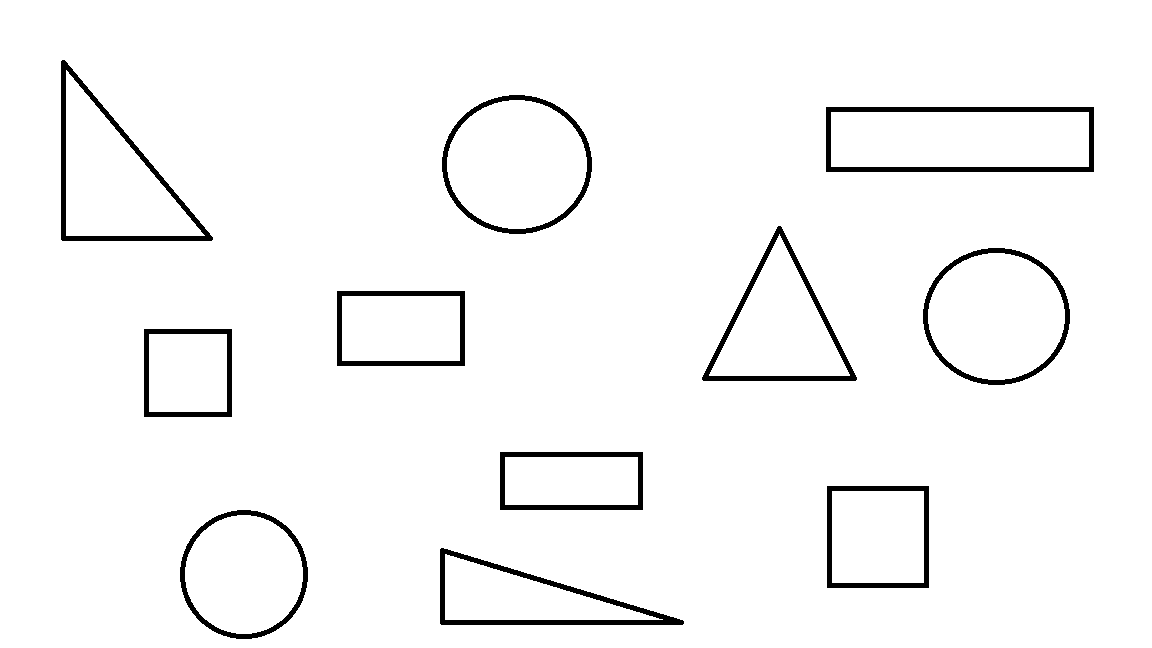
#> input picture resources/shapes.png, 1152 x 648 px
$ jupyter execute basics7.ipynb
#> lines starting #> are read from the running program, lines starting #| are printed output that depends on the picture; after the words box and inside, x2 and y2 are one past the last pixel; in counts of white or black regions, pixels touching at a corner belong together
# CONTOURS OR SHAPE DETECTION

[cell 1]
import cv2
import numpy as np


def stackImages(scale, imgArray):
    rows = len(imgArray)
    cols = len(imgArray[0])
    rowsAvailable = isinstance(imgArray[0], list)
    width = imgArray[0][0].shape[1]
    height = imgArray[0][0].shape[0]
    if rowsAvailable:
        for x in range (0, rows):
            for y in range (0, cols):
                if imgArray[x][y].shape[:2] == imgArray[0][0].shape[:2]:
                    imgArray[x][y] = cv2.resize(imgArray[x][y], (0,0), None, scale, scale)
                else:
                    imgArray[x][y] = cv2.resize(imgArray[x][y], (imgArray[0][0].shape[1], imgArray[0][0].shape[0]), None, scale, scale)
                if len(imgArray[x][y].shape) == 2:imgArray[x][y]= cv2.cvtColor(imgArray[x][y], cv2.COLOR_GRAY2BGR)

        imageBlank = np.zeros((height, width, 3), np.uint8)
        hor = [imageBlank]*rows
        hor_con = [imageBlank]*rows
        for x in range(0, rows):
            hor[x] = np.hstack(imgArray[x])
        ver = np.vstack(hor)
    else:
        for x in range(0, rows):
            if imgArray[x].shape[:2] == imgArray[0].shape[:2]:
                imgArray[x] = cv2.resize(imgArray[x], (0,0), None, scale, scale)
            else:
                imgArray[x] = cv2.resize(imgArray[x], (imgArray[0].shape[1], imgArray[0].shape[0]), None, scale, scale)
            if len(imgArray[x].shape) == 2: imgArray[x] = cv2.cvtColor(imgArray[x], cv2.COLOR_GRAY2BGR)
        hor = np.hstack(imgArray)
        ver = hor
    return ver


# Function to get contours
def getContours(img):
    contours,hierarchy = cv2.findContours(img, cv2.RETR_EXTERNAL, cv2.CHAIN_APPROX_NONE) # the second argumemt retrieves the external/outer Contours
    for cnt in contours:
        area = cv2.contourArea(cnt)
        print(area)

        # Detect the minimum threshold of area so it does not detect any noise. # Detect the edges
        if area > 500:
            cv2.drawContours(imgContour, cnt, -1, (255,0,0), 3)
            # Calculate the curve length
            peri = cv2.arcLength(cnt, True)
            print(peri)

            # Approximate the coner points
            approx = cv2.approxPolyDP(cnt, 0.02*peri, True)
            print(len(approx))

            # Create object corners and put a bounding box around objects
            objCor = len(approx)

            x,y,w,h = cv2.boundingRect(approx)


            if objCor == 3: objectType = 'Tri' # Triangle
            elif objCor == 4:
                aspRatio = w/float(h)
                if aspRatio > 0.95 and aspRatio < 1.05: objectType = "square"
                else: objectType = "Rectangle"
            elif objCor > 4: objectType = "Circle"
            else: objectType = 'None'


            cv2.rectangle(imgContour, (x,y), (x+w, y+h), (0,255,0), 2)
            cv2.putText(imgContour, objectType, (x+(w//2)-10, y+(h//2)-10), cv2.FONT_HERSHEY_COMPLEX, 0.5, (0,0,0), 2) # To put text at the object centre


img  = cv2.imread('resources/shapes.png')
#> img is the input picture: shape (648, 1152, 3); 96.7% white; 11 black regions, largest, box (x1, y1, x2, y2) and area: (826, 107, 1094, 172) 3230, (440, 548, 684, 625) 2772, (61, 60, 213, 241) 2738
imgContour = img.copy()

# Image preprocessing, convert into grayscale
imgGray = cv2.cvtColor(img, cv2.COLOR_BGR2GRAY)
imgBlur =  cv2.GaussianBlur(imgGray, (7,7), 1)
imgCanny = cv2.Canny(imgBlur, 50,50)
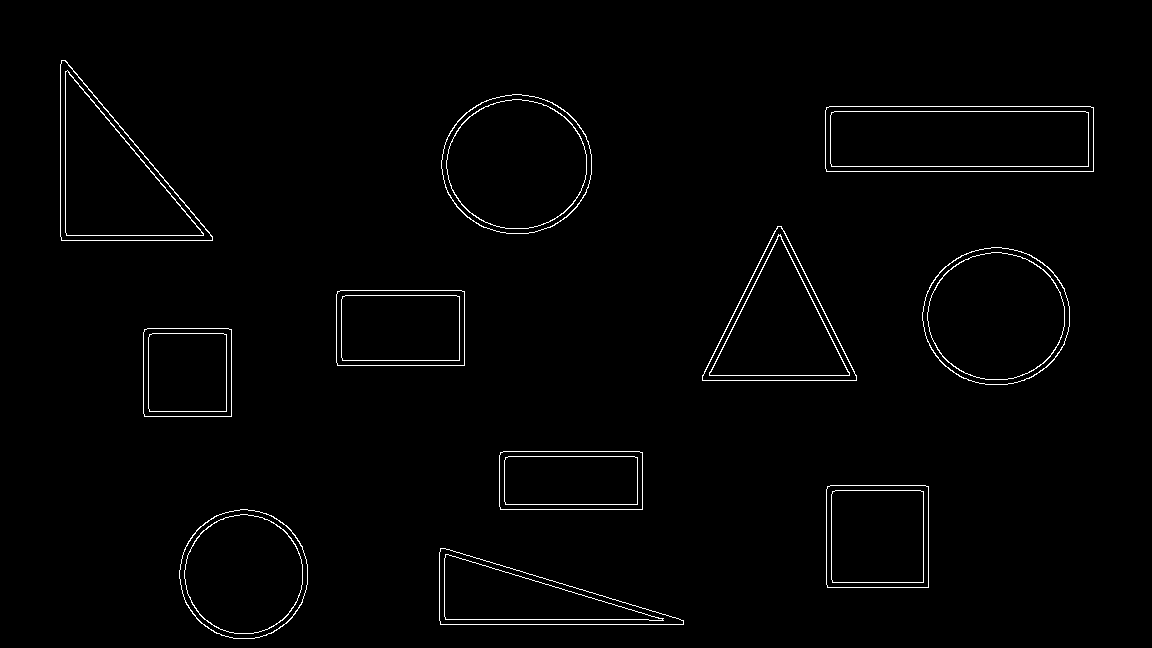
#> imgCanny: shape (648, 1152); 1.4% white in thin lines or dots, all inside (x1, y1, x2, y2) = (60, 60, 1094, 639)

# Produce blank image
imgBlank = np.zeros_like(img)
getContours(imgCanny)
#> in getContours, `contours,hierarchy = cv2.findContours(img, cv2.RETR_EXTERNAL, cv2.CHAI..`: contours = 11 contours; largest, box (x1, y1, x2, y2) and area: (825, 106, 1094, 172) 17409, (441, 94, 592, 234) 16406, (922, 247, 1070, 385) 15856, (60, 60, 213, 241) 14400, (179, 509, 308, 639) 12994
#> the loop in getContours, `for cnt in contours:` made 11 passes
#> (area, peri, approx, objCor, x, y, w, h) on passes 3, 4, 5, 6, 9: (10393, 405.7, [[827, 486], [827, 587], [928, 587], [928, 486]], 4, 827, 486, 102, 102), (8283, 399.7, [[500, 452], [500, 509], [642, 509], [642, 452]], 4, 500, 452, 143, 58), (7733, 349.7, [[144, 329], [144, 416], [231, 416], [231, 329]], 4, 144, 329, 88, 88), (9589, 403.7, [[337, 291], [337, 365], [464, 365], [464, 291]], 4, 337, 291, 128, 75), (17409, 663.7, [[825, 110], [826, 171], [1093, 171], [1090, 106]], 4, 825, 106, 269, 66)
#> (area, peri, approx, objCor, x, y, w, h) on passes 1, 8, 11: (9956, 596.7, [[440, 548], [440, 624], [683, 624]], 3, 440, 548, 244, 77), (12535, 528.1, [[777, 226], [702, 380], [856, 380]], 3, 702, 226, 155, 155), (14400.5, 576.7, [[61, 60], [61, 240], [212, 240]], 3, 61, 60, 152, 181)
#> (printed output is left out)
#> after the loop in getContours, `for cnt in contours:`:
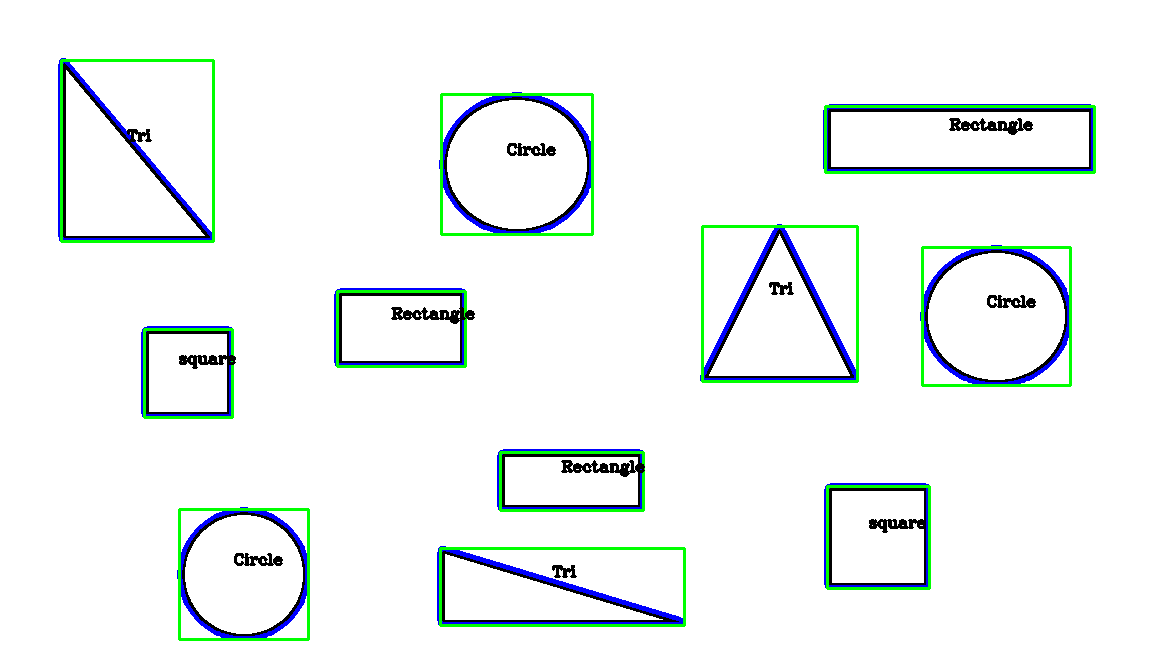
#> imgContour: shape (648, 1152, 3); 4.84% of pixels changed, all inside (x1, y1, x2, y2) = (58, 58, 1096, 641)


imgStack = stackImages(0.4, ([img, imgGray, imgBlur],
                             [imgCanny, imgContour, imgBlank]))
#> after the loop in stackImages, `for x in range(0, rows):`: hor = 2 items
#> in stackImages, `ver = np.vstack(hor)`:
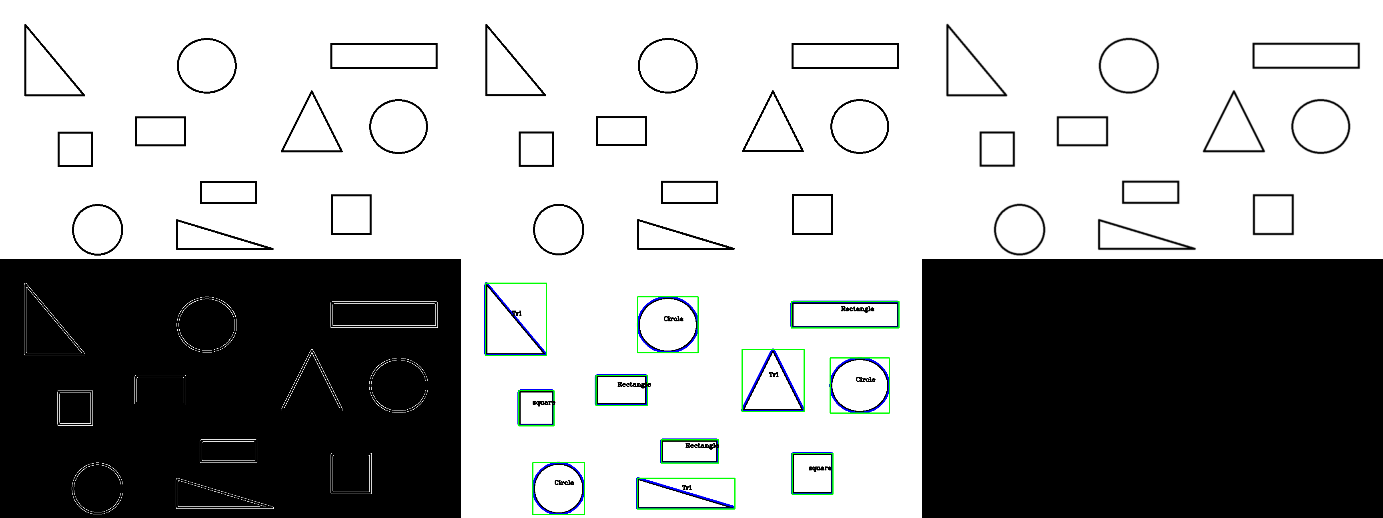
#> ver: shape (518, 1383, 3); mean of channels 0, 1, 2 164.4, 164.6, 163.6; drawn as B, G, R

cv2.imshow('Stacked Images', imgStack)

cv2.waitKey(0)
#> Out = 27
